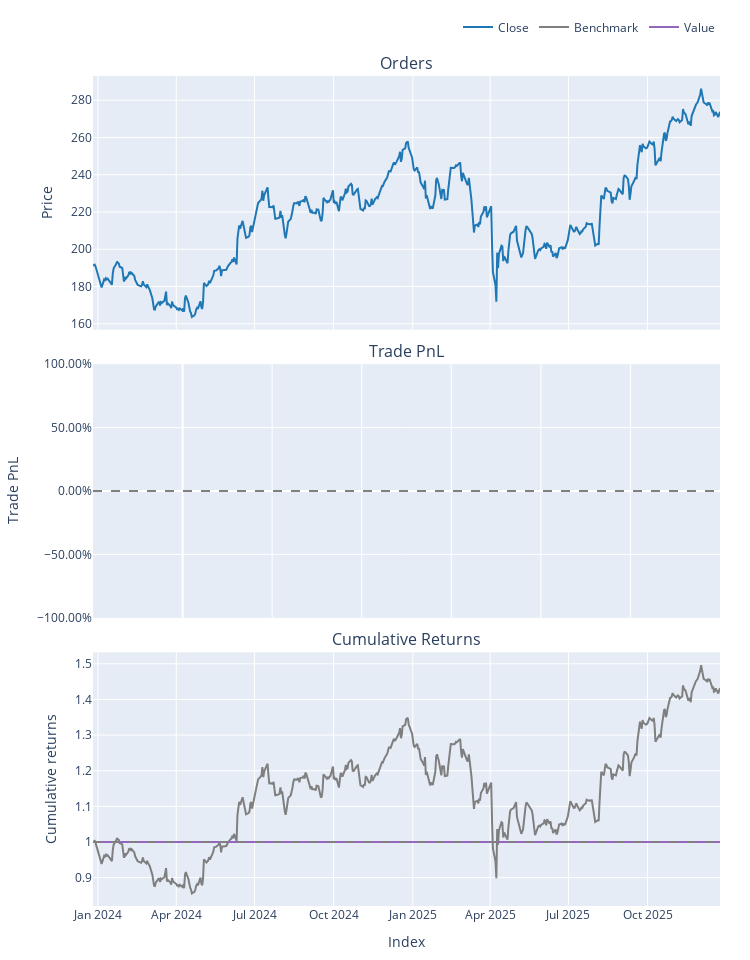

Here is the notebook cell this chart was saved with:
### Markdown cell above
### The "Master Strategy" Logic

We will only enter a trade when three specific doors are open at the same time:

1. **Trend (The Filter):** Price must be above the 100-day Moving Average (We only buy winners).
    
2. **Value (The Dip):** RSI must be below 45 (We wait for a "cool off" period).
    
3. **Timing (The Trigger):** MACD Histogram must be turning positive (We wait for the price to start moving up again).
    

---

### The Master Code

This code handles the data, the math, the logic, and the results in one clean flow.

### Code cell
import vectorbt as vbt
import pandas as pd

# 1. DATA: Download with Benchmark for Concept 4 (Relative Strength)
data = vbt.YFData.download(['AAPL', 'SPY'], period='2y', missing_columns='drop')
prices = data.get('Close')
aapl = prices['AAPL']
spy = prices['SPY']

# 2. CONCEPTS 1 & 5: Moving Average & Bollinger Bands
ma_fast = vbt.MA.run(aapl, window=20).ma
ma_slow = vbt.MA.run(aapl, window=100).ma
bbands = vbt.BBANDS.run(aapl, window=20)

# 3. CONCEPTS 2 & 3: RSI & MACD
rsi = vbt.RSI.run(aapl, window=14).rsi
macd = vbt.MACD.run(aapl)

# 4. LOGIC: The "Super Signal"
# We buy if: Trend is up AND RSI is low AND MACD just crossed up
entries = (aapl > ma_slow) & (rsi < 45) & (macd.macd_crossed_above(macd.signal))

# We exit if: Price touches Upper Bollinger Band OR RSI is too high
exits = (aapl > bbands.upper) | (rsi > 75)

# 5. EXECUTION: Concept 6 (Total Return with Dividends)
pf = vbt.Portfolio.from_signals(
    aapl, 
    entries, 
    exits, 
    init_cash=10000, 
    fees=0.001,
    sl_trail=0.05  # Our 5% Insurance Policy
)

# 6. RESULTS
print("--- STRATEGY REPORT CARD ---")
print(pf.stats())

# 7. VISUALIZATION
pf.plot().show()

### Figure 1 — Plotly figure (JSON) as saved in the notebook; plotly's stock layout.template omitted (floating-point values rounded to 4 significant figures; data arrays with more than 128 entries replaced by an {"elided": "..."} marker saying what was removed)
{"data": [{"legendgroup": "0", "line": {"color": "#1f77b4"}, "name": "Close", "showlegend": true, "type": "scatter", "uid": "d02148cd-1037-43b3-b513-001b532900c0", "x": {"elided": "502 str values"}, "xaxis": "x", "y": {"elided": "502 float values"}, "yaxis": "y"}, {"legendgroup": "1", "line": {"color": "#7f7f7f"}, "name": "Benchmark", "showlegend": true, "type": "scatter", "uid": "e85c63e2-0820-4ab6-8c32-bf13836428a9", "x": {"elided": "502 str values"}, "xaxis": "x3", "y": {"elided": "502 float values"}, "yaxis": "y3"}, {"legendgroup": "2", "line": {"color": "#9467bd"}, "name": "Value", "showlegend": true, "type": "scatter", "uid": "d80f2085-17fa-451e-9ce0-3eb78e71001f", "x": {"elided": "502 str values"}, "xaxis": "x3", "y": {"elided": "502 float values"}, "yaxis": "y3"}, {"hoverinfo": "skip", "legendgroup": "3", "line": {"color": "rgba(0, 0, 0, 0)", "width": 0}, "opacity": 0, "showlegend": false, "type": "scatter", "uid": "f848fda2-347b-40fe-95ad-a9495d521d63", "x": {"elided": "502 str values"}, "xaxis": "x3", "y": {"elided": "502 int values"}, "yaxis": "y3"}], "layout": {"annotations": [{"font": {"size": 16}, "showarrow": false, "text": "Orders", "x": 0.5, "xanchor": "center", "xref": "paper", "y": 1, "yanchor": "bottom", "yref": "paper"}, {"font": {"size": 16}, "showarrow": false, "text": "Trade PnL", "x": 0.5, "xanchor": "center", "xref": "paper", "y": 0.6528, "yanchor": "bottom", "yref": "paper"}, {"font": {"size": 16}, "showarrow": false, "text": "Cumulative Returns", "x": 0.5, "xanchor": "center", "xref": "paper", "y": 0.3056, "yanchor": "bottom", "yref": "paper"}], "height": 960, "legend": {"orientation": "h", "traceorder": "normal", "x": 1, "xanchor": "right", "y": 1.042, "yanchor": "bottom"}, "margin": {"b": 30, "l": 30, "r": 30, "t": 30}, "shapes": [{"line": {"color": "gray", "dash": "dash"}, "type": "line", "x0": 0, "x1": 1, "xref": "paper", "y0": 0, "y1": 0, "yref": "y2"}, {"line": {"color": "gray", "dash": "dash"}, "type": "line", "x0": 0, "x1": 1, "xref": "paper", "y0": 1, "y1": 1, "yref": "y3"}], "showlegend": true, "width": 750, "xaxis": {"anchor": "y", "domain": [0, 1], "matches": "x3", "showticklabels": false}, "xaxis2": {"anchor": "y2", "domain": [0, 1], "matches": "x3", "showticklabels": false}, "xaxis3": {"anchor": "y3", "domain": [0, 1], "title": {"text": "Index"}}, "yaxis": {"anchor": "x", "domain": [0.6944, 1], "title": {"text": "Price"}}, "yaxis2": {"anchor": "x2", "domain": [0.3472, 0.6528], "tickformat": ".2%", "title": {"text": "Trade PnL"}}, "yaxis3": {"anchor": "x3", "domain": [0, 0.3056], "title": {"text": "Cumulative returns"}}}}
